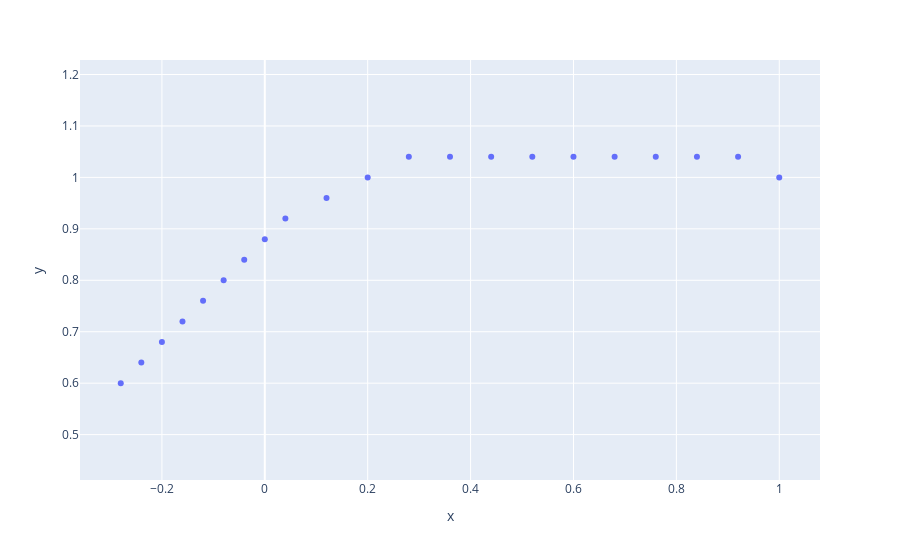

The notebook cell saved with this chart:
### Code cell
fig = px.scatter(x=[i[0, 0] for i in x], y=[i[0, 0] for i in y])
fig.update_yaxes(
    scaleanchor = "x",
    scaleratio = 1,
)
fig.show()

### Figure 1 — Plotly figure (JSON) as saved in the notebook; plotly's stock layout.template omitted (floating-point values rounded to 4 significant figures)
{"data": [{"hovertemplate": "x=%{x}<br>y=%{y}<extra></extra>", "legendgroup": "", "marker": {"color": "#636efa", "symbol": "circle"}, "mode": "markers", "name": "", "orientation": "v", "showlegend": false, "type": "scatter", "x": [1, 0.92, 0.84, 0.76, 0.68, 0.6, 0.52, 0.44, 0.36, 0.28, 0.2, 0.12, 0.04, 1.527e-07, -0.04, -0.08, -0.12, -0.16, -0.2, -0.24, -0.28], "xaxis": "x", "y": [1, 1.04, 1.04, 1.04, 1.04, 1.04, 1.04, 1.04, 1.04, 1.04, 1.0, 0.96, 0.92, 0.88, 0.84, 0.8, 0.76, 0.72, 0.68, 0.64, 0.6], "yaxis": "y"}], "layout": {"legend": {"tracegroupgap": 0}, "margin": {"t": 60}, "xaxis": {"anchor": "y", "domain": [0, 1], "title": {"text": "x"}}, "yaxis": {"anchor": "x", "domain": [0, 1], "scaleanchor": "x", "scaleratio": 1, "title": {"text": "y"}}}}
